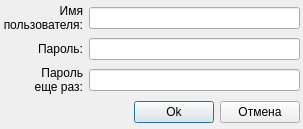
<?xml version="1.0" encoding="UTF-8"?>
<ui version="4.0">
 <class>dReg</class>
 <widget class="QDialog" name="dReg">
  <property name="geometry">
   <rect>
    <x>0</x>
    <y>0</y>
    <width>303</width>
    <height>129</height>
   </rect>
  </property>
  <property name="windowTitle">
   <string>Регистрация</string>
  </property>
  <layout class="QVBoxLayout" name="verticalLayout" stretch="1,0">
   <property name="leftMargin">
    <number>3</number>
   </property>
   <property name="topMargin">
    <number>3</number>
   </property>
   <property name="rightMargin">
    <number>3</number>
   </property>
   <property name="bottomMargin">
    <number>3</number>
   </property>
   <item>
    <layout class="QGridLayout" name="gridLayout">
     <item row="1" column="0">
      <widget class="QLabel" name="label_2">
       <property name="text">
        <string>Пароль:</string>
       </property>
       <property name="alignment">
        <set>Qt::AlignRight|Qt::AlignTrailing|Qt::AlignVCenter</set>
       </property>
      </widget>
     </item>
     <item row="0" column="0">
      <widget class="QLabel" name="label">
       <property name="text">
        <string>Имя
пользователя:</string>
       </property>
       <property name="alignment">
        <set>Qt::AlignRight|Qt::AlignTrailing|Qt::AlignVCenter</set>
       </property>
      </widget>
     </item>
     <item row="2" column="0">
      <widget class="QLabel" name="label_3">
       <property name="text">
        <string>Пароль
 еще раз:</string>
       </property>
       <property name="alignment">
        <set>Qt::AlignRight|Qt::AlignTrailing|Qt::AlignVCenter</set>
       </property>
      </widget>
     </item>
     <item row="1" column="1">
      <widget class="QLineEdit" name="lePass_1">
       <property name="echoMode">
        <enum>QLineEdit::Password</enum>
       </property>
      </widget>
     </item>
     <item row="2" column="1">
      <widget class="QLineEdit" name="lePass_2">
       <property name="echoMode">
        <enum>QLineEdit::Password</enum>
       </property>
      </widget>
     </item>
     <item row="0" column="1">
      <widget class="QLineEdit" name="leLogin"/>
     </item>
    </layout>
   </item>
   <item>
    <layout class="QHBoxLayout" name="horizontalLayout">
     <property name="spacing">
      <number>6</number>
     </property>
     <item>
      <spacer name="horizontalSpacer">
       <property name="orientation">
        <enum>Qt::Horizontal</enum>
       </property>
       <property name="sizeHint" stdset="0">
        <size>
         <width>40</width>
         <height>20</height>
        </size>
       </property>
      </spacer>
     </item>
     <item>
      <widget class="QPushButton" name="pbOk">
       <property name="text">
        <string>Ok</string>
       </property>
      </widget>
     </item>
     <item>
      <widget class="QPushButton" name="pbCancel">
       <property name="text">
        <string>Отмена</string>
       </property>
      </widget>
     </item>
    </layout>
   </item>
  </layout>
 </widget>
 <tabstops>
  <tabstop>leLogin</tabstop>
  <tabstop>lePass_1</tabstop>
  <tabstop>lePass_2</tabstop>
  <tabstop>pbOk</tabstop>
  <tabstop>pbCancel</tabstop>
 </tabstops>
 <resources/>
 <connections/>
</ui>
